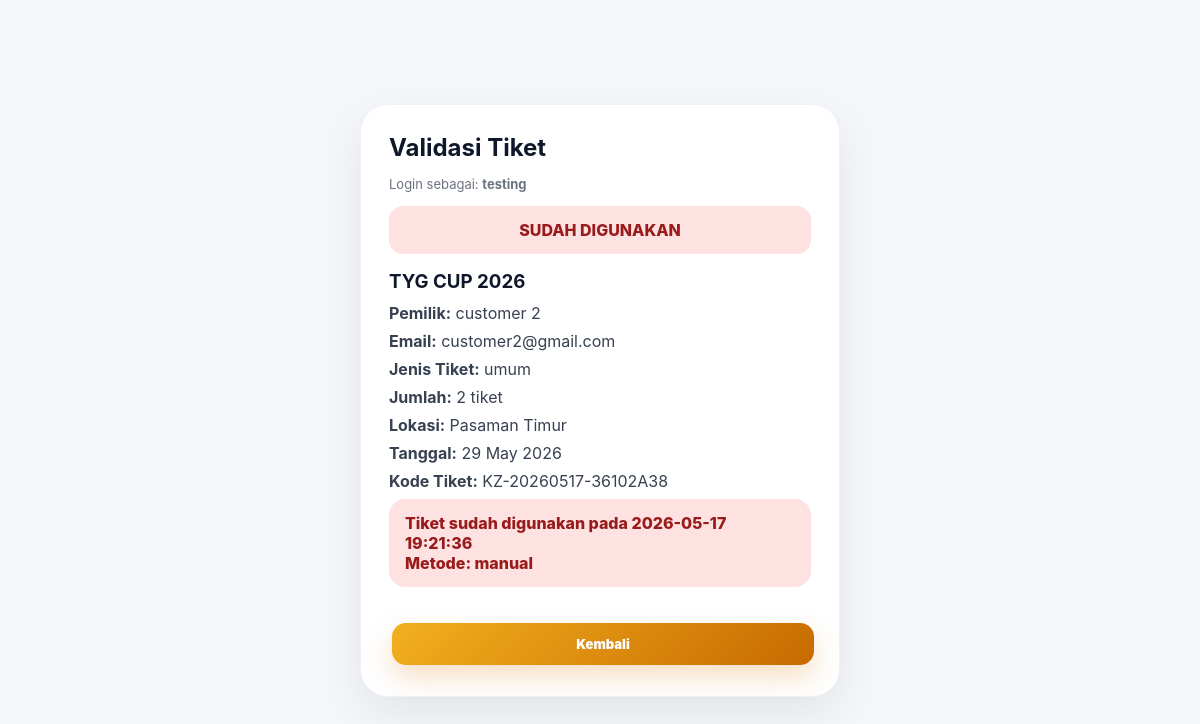
Screenshot of /organizer/verify-ticket.php?code=KZ-20260517-36102A38 (signed in) with the database file from the repository.
### tables this page shows
CREATE TABLE `transactions` (
  `id` int(11) NOT NULL,
  `user_id` int(11) NOT NULL,
  `event_id` int(11) NOT NULL,
  `ticket_id` int(11) NOT NULL,
  `qty` int(11) NOT NULL,
  `gross_total` int(11) DEFAULT NULL,
  `platform_fee` int(11) DEFAULT NULL,
  `payment_gateway_fee` int(11) DEFAULT 0,
  `promoter_income` int(11) DEFAULT NULL,
  `net_promoter_income` int(11) DEFAULT 0,
  `total` int(11) NOT NULL,
  `payment_method` varchar(50) DEFAULT NULL,
  `payment_detail` varchar(100) DEFAULT NULL,
  `ticket_code` varchar(100) DEFAULT NULL,
  `status` enum('pending','paid','failed') DEFAULT 'paid',
  `created_at` timestamp NOT NULL DEFAULT current_timestamp(),
  `used_status` enum('unused','used') DEFAULT 'unused',
  `used_at` datetime DEFAULT NULL,
  `checkin_method` varchar(20) DEFAULT NULL
);

CREATE TABLE `events` (
  `id` int(11) NOT NULL,
  `organizer_id` int(11) DEFAULT NULL,
  `nama_event` varchar(255) DEFAULT NULL,
  `lokasi` varchar(255) DEFAULT NULL,
  `tanggal` date DEFAULT NULL,
  `tanggal_selesai` date DEFAULT NULL,
  `jam_mulai` time DEFAULT NULL,
  `jam_selesai` time DEFAULT NULL,
  `deskripsi` text DEFAULT NULL,
  `banner` varchar(255) DEFAULT NULL,
  `status` enum('aktif','selesai') DEFAULT 'aktif',
  `created_at` timestamp NOT NULL DEFAULT current_timestamp()
);

CREATE TABLE `users` (
  `id` int(11) NOT NULL,
  `username` varchar(50) DEFAULT NULL,
  `email` varchar(100) DEFAULT NULL,
  `password` varchar(255) DEFAULT NULL,
  `no_whatsapp` varchar(20) DEFAULT NULL,
  `role` enum('customer','organizer','superadmin','staff_gate') NOT NULL DEFAULT 'customer',
  `created_at` timestamp NOT NULL DEFAULT current_timestamp(),
  `profile_image` varchar(255) DEFAULT NULL,
  `status` enum('pending','approved','rejected') DEFAULT 'pending'
);

CREATE TABLE `tickets` (
  `id` int(11) NOT NULL,
  `event_id` int(11) DEFAULT NULL,
  `nama_tiket` varchar(100) DEFAULT NULL,
  `harga` int(11) DEFAULT NULL,
  `stok` int(11) DEFAULT NULL,
  `created_at` timestamp NOT NULL DEFAULT current_timestamp()
);

### organizer/verify-ticket.php (the view, shortened to what this page needs)
<?php
include '../config.php';
$code = trim($_GET['code']);
$username = $_SESSION['user'];
$role = $_SESSION['role'];
if ($role === 'organizer') {
    $stmt = $conn->prepare("
        SELECT promotor.id, promotor.nama_brand
        FROM promotor
        JOIN users ON promotor.user_id = users.id
        WHERE users.username = ?
        LIMIT 1
    ");
}
$stmt->bind_param("s", $username);
$stmt->execute();
$promotor = $stmt->get_result()->fetch_assoc();
$promotor_id = $promotor['id'];
$stmt = $conn->prepare("
    SELECT
        transactions.id,
        transactions.ticket_code,
        transactions.qty,
        transactions.total,
        transactions.status,
        transactions.used_status,
        transactions.used_at,
        transactions.checkin_method,
        transactions.created_at,
        users.username,
        users.email,
        events.nama_event,
        events.lokasi,
        events.tanggal,
        events.jam_mulai,
        events.jam_selesai,
        tickets.nama_tiket
    FROM transactions
    JOIN users ON transactions.user_id = users.id
    JOIN events ON transactions.event_id = events.id
    JOIN tickets ON transactions.ticket_id = tickets.id
    WHERE transactions.ticket_code = ?
      AND events.organizer_id = ?
    LIMIT 1
");
$stmt->bind_param("si", $code, $promotor_id);
$stmt->execute();
$ticket = $stmt->get_result()->fetch_assoc();
$jam_selesai = !empty($ticket['jam_selesai']) ? $ticket['jam_selesai'] : '23:59:59';
$event_end = strtotime($ticket['tanggal'] . ' ' . $jam_selesai);
$event_expired = time() > $event_end;
$back_link = "ticket-tracking.php";
?>
<!DOCTYPE html>
<html lang="id">
<head>
    <link rel="stylesheet" href="/Karciz/assets/css/organizer.css?v=10">
    <link rel="stylesheet" href="/Karciz/assets/css/organizer-premium.css?v=1">
</head>
<body>
<div class="verify-mobile-page">
    <div class="verify-card">
        <h2>Validasi Tiket</h2>
        <p style="font-size:13px;color:#6b7280;margin-bottom:14px;">
            Login sebagai: <strong><?= htmlspecialchars($username); ?></strong>
        </p>
        <div class="verify-status <?= $ticket['used_status'] === 'used' ? 'used' : 'valid'; ?>">
            <?= $ticket['used_status'] === 'used' ? 'SUDAH DIGUNAKAN' : 'TIKET VALID' ?>
        </div>
        <h3><?= htmlspecialchars($ticket['nama_event']); ?></h3>
        <p><strong>Pemilik:</strong> <?= htmlspecialchars($ticket['username']); ?></p>
        <p><strong>Email:</strong> <?= htmlspecialchars($ticket['email']); ?></p>
        <p><strong>Jenis Tiket:</strong> <?= htmlspecialchars($ticket['nama_tiket']); ?></p>
        <p><strong>Jumlah:</strong> <?= $ticket['qty']; ?> tiket</p>
        <p><strong>Lokasi:</strong> <?= htmlspecialchars($ticket['lokasi']); ?></p>
        <p><strong>Tanggal:</strong> <?= date('d M Y', strtotime($ticket['tanggal'])); ?></p>
        <p><strong>Kode Tiket:</strong> <?= htmlspecialchars($ticket['ticket_code']); ?></p>
        <?php if ($event_expired): ?>
            <div class="error-msg">
                Event sudah selesai. Tiket tidak dapat diverifikasi.
            </div>
            <a href="<?= $back_link; ?>" class="btn-add full-btn">Kembali</a>
        <?php elseif ($ticket['used_status'] === 'used'): ?>
            <div class="error-msg">
                Tiket sudah digunakan pada <?= htmlspecialchars($ticket['used_at']); ?><br>
                Metode: <?= htmlspecialchars($ticket['checkin_method'] ?? '-'); ?>
            </div>
            <a href="<?= $back_link; ?>" class="btn-add full-btn">Kembali</a>
        <?php endif; ?>
    </div>
</div>
</body>
</html>

### assets/css/organizer.css (style rules this page uses)
* { margin: 0; padding: 0; box-sizing: border-box; }
body { font-family: 'Segoe UI', Calibri, sans-serif; background: #f4f6f9; color: #111827; }
.btn-add, .btn-view, .btn-edit, .btn-delete { display: inline-block; padding: 8px 11px; border-radius: 8px; text-decoration: none; font-size: 13px; margin: 3px; font-weight: 700; }
.btn-add { background: #111827; color: #fff; }
.error-msg { background: #fee2e2; color: #991b1b; padding: 13px; border-radius: 12px; margin-bottom: 18px; }
.error-msg { background: #fee2e2; color: #991b1b; padding: 12px 14px; border-radius: 12px; margin-bottom: 18px; font-weight: 600; }
.verify-mobile-page { min-height: 100vh; background: #f4f6f9; display: flex; justify-content: center; align-items: center; padding: 20px; }
.verify-card { width: 100%; max-width: 480px; background: #fff; border-radius: 22px; padding: 24px; box-shadow: 0 16px 40px rgba(0,0,0,0.08); }
.verify-card h2 { margin-bottom: 14px; }
.verify-card h3 { margin: 16px 0 10px; }
.verify-card p { margin-bottom: 8px; color: #374151; }
.verify-status { padding: 14px; border-radius: 14px; text-align: center; font-weight: 800; margin-bottom: 16px; }
.verify-status.used { background: #fee2e2; color: #991b1b; }
.full-btn { display: block; width: 100%; text-align: center; margin-top: 18px; }

### assets/css/organizer-premium.css (style rules this page uses)
* { box-sizing: border-box; }
body { margin: 0; background: #f5f7fb; color: #0f172a; font-family: Inter, "Segoe UI", Arial, sans-serif; }
.form-card, .table-container, .verify-card { background: #fff; border: 1px solid #eef2f7; border-radius: 28px; padding: 28px; box-shadow: 0 18px 42px rgba(15,23,42,.07); }
.btn-add, .btn-view, .btn-edit, .btn-delete, button { border: none; cursor: pointer; text-decoration: none; font-family: inherit; font-weight: 900; transition: .22s ease; }
.btn-add { display: inline-flex; align-items: center; justify-content: center; padding: 13px 18px; border-radius: 14px; background: linear-gradient(135deg, #f2b01e, #c76a00); color: #fff; box-shadow: 0 12px 28px rgba(217,119,6,.24); }
.success-msg, .error-msg { padding: 14px 16px; border-radius: 16px; font-weight: 800; margin-bottom: 18px; }
.error-msg { background: #fee2e2; color: #991b1b; }

### rows the page displays
transactions: event.nama_event "TYG CUP 2026", user.username "customer 2", user.email "customer2@gmail.com", ticket.nama_tiket "umum", qty "2", event.lokasi "Pasaman Timur", event.tanggal "29 May 2026", ticket_code "KZ-20260517-36102A38", used_at "2026-05-17 19:21:36", checkin_method "manual"

### other values shown
$username "testing"
